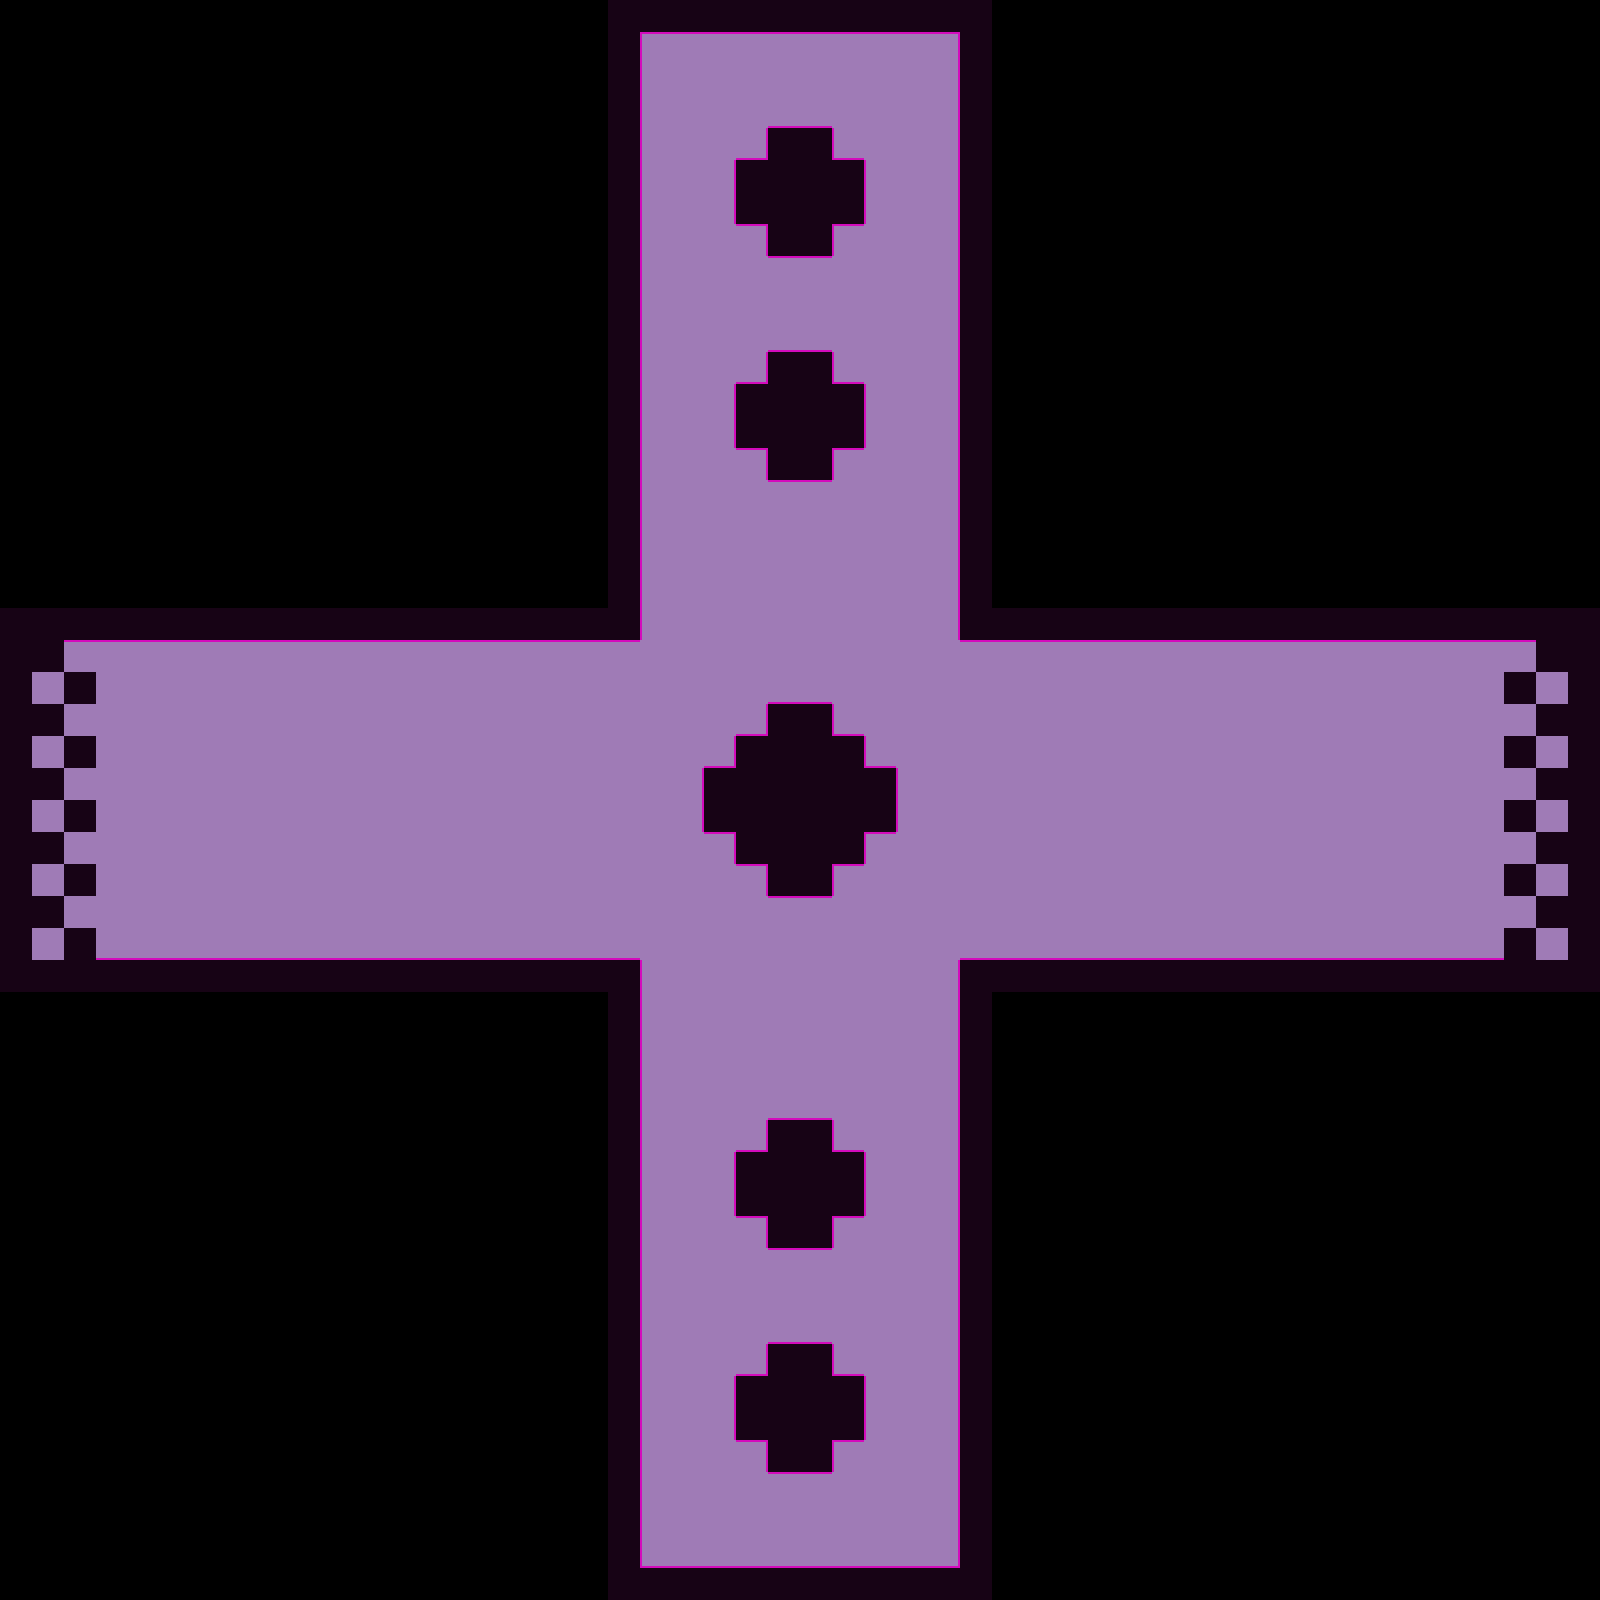

This is a level from a 2D game, rendered from its Tiled map with the project's own tilesets. A one-line summary and the complete map file follow:
An orthogonal 50x50 tile map with 32x32 px tiles, 1 tile layer (Tile Layer 1).

<map version="1.8" tiledversion="1.8.0" orientation="orthogonal" renderorder="right-down" width="50" height="50" tilewidth="32" tileheight="32" infinite="0" nextlayerid="2" nextobjectid="1">
 <tileset firstgid="1" source="../tileset.tsx" />
 <layer id="1" name="Tile Layer 1" width="50" height="50">
  <data encoding="csv">
0,0,0,0,0,0,0,0,0,0,0,0,0,0,0,0,0,0,0,4,4,4,4,4,4,4,4,4,4,4,4,0,0,0,0,0,0,0,0,0,0,0,0,0,0,0,0,0,0,0,
0,0,0,0,0,0,0,0,0,0,0,0,0,0,0,0,0,0,0,4,8,5,5,5,5,5,5,5,5,10,4,0,0,0,0,0,0,0,0,0,0,0,0,0,0,0,0,0,0,0,
0,0,0,0,0,0,0,0,0,0,0,0,0,0,0,0,0,0,0,4,2,1,1,1,1,1,1,1,1,6,4,0,0,0,0,0,0,0,0,0,0,0,0,0,0,0,0,0,0,0,
0,0,0,0,0,0,0,0,0,0,0,0,0,0,0,0,0,0,0,4,2,1,1,1,7,7,1,1,1,6,4,0,0,0,0,0,0,0,0,0,0,0,0,0,0,0,0,0,0,0,
0,0,0,0,0,0,0,0,0,0,0,0,0,0,0,0,0,0,0,4,2,1,1,9,4,4,3,1,1,6,4,0,0,0,0,0,0,0,0,0,0,0,0,0,0,0,0,0,0,0,
0,0,0,0,0,0,0,0,0,0,0,0,0,0,0,0,0,0,0,4,2,1,6,4,4,4,4,2,1,6,4,0,0,0,0,0,0,0,0,0,0,0,0,0,0,0,0,0,0,0,
0,0,0,0,0,0,0,0,0,0,0,0,0,0,0,0,0,0,0,4,2,1,6,4,4,4,4,2,1,6,4,0,0,0,0,0,0,0,0,0,0,0,0,0,0,0,0,0,0,0,
0,0,0,0,0,0,0,0,0,0,0,0,0,0,0,0,0,0,0,4,2,1,1,10,4,4,8,1,1,6,4,0,0,0,0,0,0,0,0,0,0,0,0,0,0,0,0,0,0,0,
0,0,0,0,0,0,0,0,0,0,0,0,0,0,0,0,0,0,0,4,2,1,1,1,5,5,1,1,1,6,4,0,0,0,0,0,0,0,0,0,0,0,0,0,0,0,0,0,0,0,
0,0,0,0,0,0,0,0,0,0,0,0,0,0,0,0,0,0,0,4,2,1,1,1,1,1,1,1,1,6,4,0,0,0,0,0,0,0,0,0,0,0,0,0,0,0,0,0,0,0,
0,0,0,0,0,0,0,0,0,0,0,0,0,0,0,0,0,0,0,4,2,1,1,1,7,7,1,1,1,6,4,0,0,0,0,0,0,0,0,0,0,0,0,0,0,0,0,0,0,0,
0,0,0,0,0,0,0,0,0,0,0,0,0,0,0,0,0,0,0,4,2,1,1,9,4,4,3,1,1,6,4,0,0,0,0,0,0,0,0,0,0,0,0,0,0,0,0,0,0,0,
0,0,0,0,0,0,0,0,0,0,0,0,0,0,0,0,0,0,0,4,2,1,6,4,4,4,4,2,1,6,4,0,0,0,0,0,0,0,0,0,0,0,0,0,0,0,0,0,0,0,
0,0,0,0,0,0,0,0,0,0,0,0,0,0,0,0,0,0,0,4,2,1,6,4,4,4,4,2,1,6,4,0,0,0,0,0,0,0,0,0,0,0,0,0,0,0,0,0,0,0,
0,0,0,0,0,0,0,0,0,0,0,0,0,0,0,0,0,0,0,4,2,1,1,10,4,4,8,1,1,6,4,0,0,0,0,0,0,0,0,0,0,0,0,0,0,0,0,0,0,0,
0,0,0,0,0,0,0,0,0,0,0,0,0,0,0,0,0,0,0,4,2,1,1,1,5,5,1,1,1,6,4,0,0,0,0,0,0,0,0,0,0,0,0,0,0,0,0,0,0,0,
0,0,0,0,0,0,0,0,0,0,0,0,0,0,0,0,0,0,0,4,2,1,1,1,1,1,1,1,1,6,4,0,0,0,0,0,0,0,0,0,0,0,0,0,0,0,0,0,0,0,
0,0,0,0,0,0,0,0,0,0,0,0,0,0,0,0,0,0,0,4,2,1,1,1,1,1,1,1,1,6,4,0,0,0,0,0,0,0,0,0,0,0,0,0,0,0,0,0,0,0,
0,0,0,0,0,0,0,0,0,0,0,0,0,0,0,0,0,0,0,4,2,1,1,1,1,1,1,1,1,6,4,0,0,0,0,0,0,0,0,0,0,0,0,0,0,0,0,0,0,0,
4,4,4,4,4,4,4,4,4,4,4,4,4,4,4,4,4,4,4,4,2,1,1,1,1,1,1,1,1,6,4,4,4,4,4,4,4,4,4,4,4,4,4,4,4,4,4,4,4,4,
4,4,5,5,5,5,5,5,5,5,5,5,5,5,5,5,5,5,5,5,1,1,1,1,1,1,1,1,1,1,5,5,5,5,5,5,5,5,5,5,5,5,5,5,5,5,5,5,4,4,
4,1,4,1,1,1,1,1,1,1,1,1,1,1,1,1,1,1,1,1,1,1,1,1,7,7,1,1,1,1,1,1,1,1,1,1,1,1,1,1,1,1,1,1,1,1,1,4,1,4,
4,4,1,1,1,1,1,1,1,1,1,1,1,1,1,1,1,1,1,1,1,1,1,9,4,4,3,1,1,1,1,1,1,1,1,1,1,1,1,1,1,1,1,1,1,1,1,1,4,4,
4,1,4,1,1,1,1,1,1,1,1,1,1,1,1,1,1,1,1,1,1,1,9,4,4,4,4,3,1,1,1,1,1,1,1,1,1,1,1,1,1,1,1,1,1,1,1,4,1,4,
4,4,1,1,1,1,1,1,1,1,1,1,1,1,1,1,1,1,1,1,1,6,4,4,4,4,4,4,2,1,1,1,1,1,1,1,1,1,1,1,1,1,1,1,1,1,1,1,4,4,
4,1,4,1,1,1,1,1,1,1,1,1,1,1,1,1,1,1,1,1,1,6,4,4,4,4,4,4,2,1,1,1,1,1,1,1,1,1,1,1,1,1,1,1,1,1,1,4,1,4,
4,4,1,1,1,1,1,1,1,1,1,1,1,1,1,1,1,1,1,1,1,1,10,4,4,4,4,8,1,1,1,1,1,1,1,1,1,1,1,1,1,1,1,1,1,1,1,1,4,4,
4,1,4,1,1,1,1,1,1,1,1,1,1,1,1,1,1,1,1,1,1,1,1,10,4,4,8,1,1,1,1,1,1,1,1,1,1,1,1,1,1,1,1,1,1,1,1,4,1,4,
4,4,1,1,1,1,1,1,1,1,1,1,1,1,1,1,1,1,1,1,1,1,1,1,5,5,1,1,1,1,1,1,1,1,1,1,1,1,1,1,1,1,1,1,1,1,1,1,4,4,
4,1,4,7,7,7,7,7,7,7,7,7,7,7,7,7,7,7,7,7,1,1,1,1,1,1,1,1,1,1,7,7,7,7,7,7,7,7,7,7,7,7,7,7,7,7,7,4,1,4,
4,4,4,4,4,4,4,4,4,4,4,4,4,4,4,4,4,4,4,4,2,1,1,1,1,1,1,1,1,6,4,4,4,4,4,4,4,4,4,4,4,4,4,4,4,4,4,4,4,4,
0,0,0,0,0,0,0,0,0,0,0,0,0,0,0,0,0,0,0,4,2,1,1,1,1,1,1,1,1,6,4,0,0,0,0,0,0,0,0,0,0,0,0,0,0,0,0,0,0,0,
0,0,0,0,0,0,0,0,0,0,0,0,0,0,0,0,0,0,0,4,2,1,1,1,1,1,1,1,1,6,4,0,0,0,0,0,0,0,0,0,0,0,0,0,0,0,0,0,0,0,
0,0,0,0,0,0,0,0,0,0,0,0,0,0,0,0,0,0,0,4,2,1,1,1,1,1,1,1,1,6,4,0,0,0,0,0,0,0,0,0,0,0,0,0,0,0,0,0,0,0,
0,0,0,0,0,0,0,0,0,0,0,0,0,0,0,0,0,0,0,4,2,1,1,1,7,7,1,1,1,6,4,0,0,0,0,0,0,0,0,0,0,0,0,0,0,0,0,0,0,0,
0,0,0,0,0,0,0,0,0,0,0,0,0,0,0,0,0,0,0,4,2,1,1,9,4,4,3,1,1,6,4,0,0,0,0,0,0,0,0,0,0,0,0,0,0,0,0,0,0,0,
0,0,0,0,0,0,0,0,0,0,0,0,0,0,0,0,0,0,0,4,2,1,6,4,4,4,4,2,1,6,4,0,0,0,0,0,0,0,0,0,0,0,0,0,0,0,0,0,0,0,
0,0,0,0,0,0,0,0,0,0,0,0,0,0,0,0,0,0,0,4,2,1,6,4,4,4,4,2,1,6,4,0,0,0,0,0,0,0,0,0,0,0,0,0,0,0,0,0,0,0,
0,0,0,0,0,0,0,0,0,0,0,0,0,0,0,0,0,0,0,4,2,1,1,10,4,4,8,1,1,6,4,0,0,0,0,0,0,0,0,0,0,0,0,0,0,0,0,0,0,0,
0,0,0,0,0,0,0,0,0,0,0,0,0,0,0,0,0,0,0,4,2,1,1,1,5,5,1,1,1,6,4,0,0,0,0,0,0,0,0,0,0,0,0,0,0,0,0,0,0,0,
0,0,0,0,0,0,0,0,0,0,0,0,0,0,0,0,0,0,0,4,2,1,1,1,1,1,1,1,1,6,4,0,0,0,0,0,0,0,0,0,0,0,0,0,0,0,0,0,0,0,
0,0,0,0,0,0,0,0,0,0,0,0,0,0,0,0,0,0,0,4,2,1,1,1,7,7,1,1,1,6,4,0,0,0,0,0,0,0,0,0,0,0,0,0,0,0,0,0,0,0,
0,0,0,0,0,0,0,0,0,0,0,0,0,0,0,0,0,0,0,4,2,1,1,9,4,4,3,1,1,6,4,0,0,0,0,0,0,0,0,0,0,0,0,0,0,0,0,0,0,0,
0,0,0,0,0,0,0,0,0,0,0,0,0,0,0,0,0,0,0,4,2,1,6,4,4,4,4,2,1,6,4,0,0,0,0,0,0,0,0,0,0,0,0,0,0,0,0,0,0,0,
0,0,0,0,0,0,0,0,0,0,0,0,0,0,0,0,0,0,0,4,2,1,6,4,4,4,4,2,1,6,4,0,0,0,0,0,0,0,0,0,0,0,0,0,0,0,0,0,0,0,
0,0,0,0,0,0,0,0,0,0,0,0,0,0,0,0,0,0,0,4,2,1,1,10,4,4,8,1,1,6,4,0,0,0,0,0,0,0,0,0,0,0,0,0,0,0,0,0,0,0,
0,0,0,0,0,0,0,0,0,0,0,0,0,0,0,0,0,0,0,4,2,1,1,1,5,5,1,1,1,6,4,0,0,0,0,0,0,0,0,0,0,0,0,0,0,0,0,0,0,0,
0,0,0,0,0,0,0,0,0,0,0,0,0,0,0,0,0,0,0,4,2,1,1,1,1,1,1,1,1,6,4,0,0,0,0,0,0,0,0,0,0,0,0,0,0,0,0,0,0,0,
0,0,0,0,0,0,0,0,0,0,0,0,0,0,0,0,0,0,0,4,3,7,7,7,7,7,7,7,7,9,4,0,0,0,0,0,0,0,0,0,0,0,0,0,0,0,0,0,0,0,
0,0,0,0,0,0,0,0,0,0,0,0,0,0,0,0,0,0,0,4,4,4,4,4,4,4,4,4,4,4,4,0,0,0,0,0,0,0,0,0,0,0,0,0,0,0,0,0,0,0
</data>
 </layer>
</map>